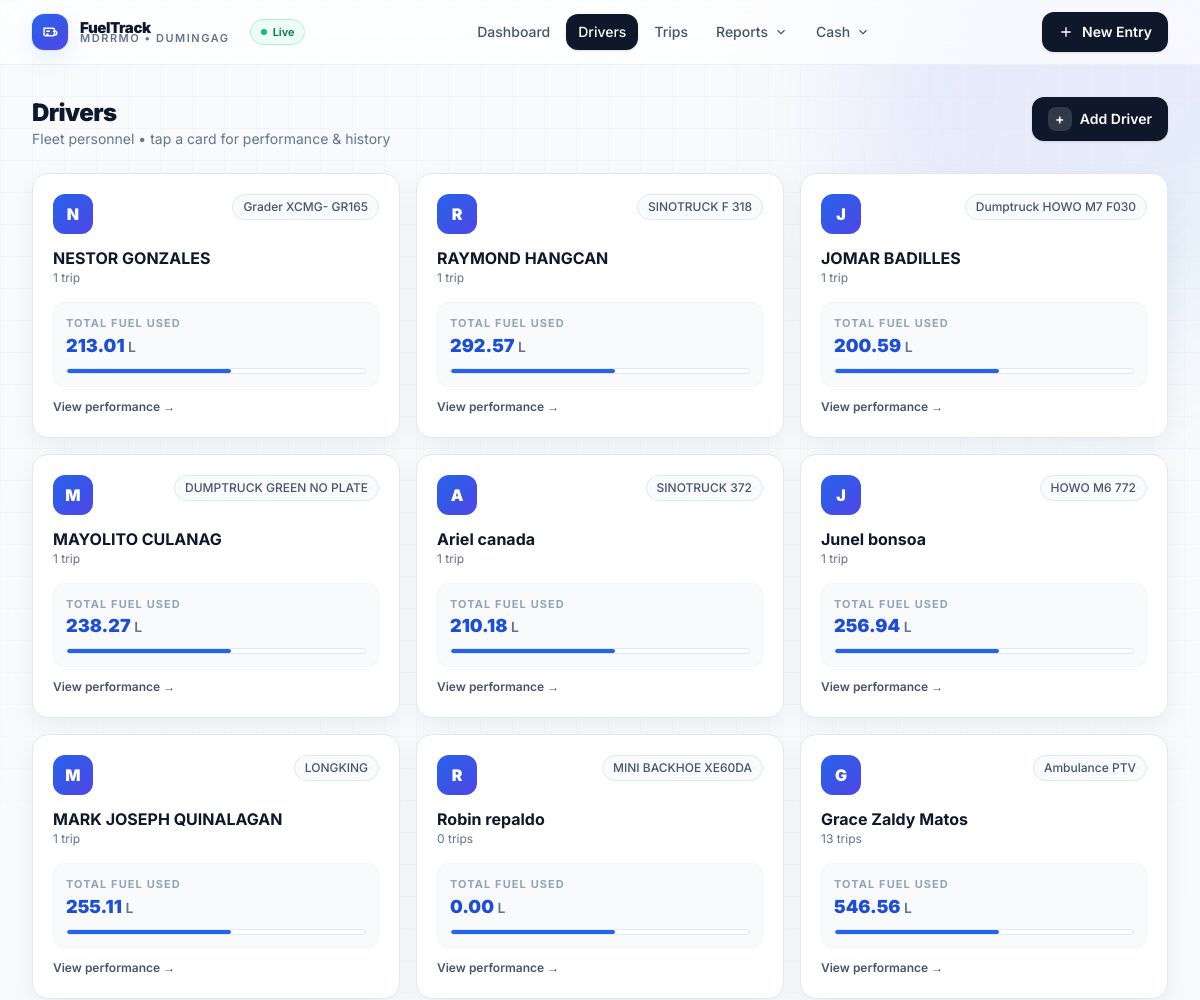
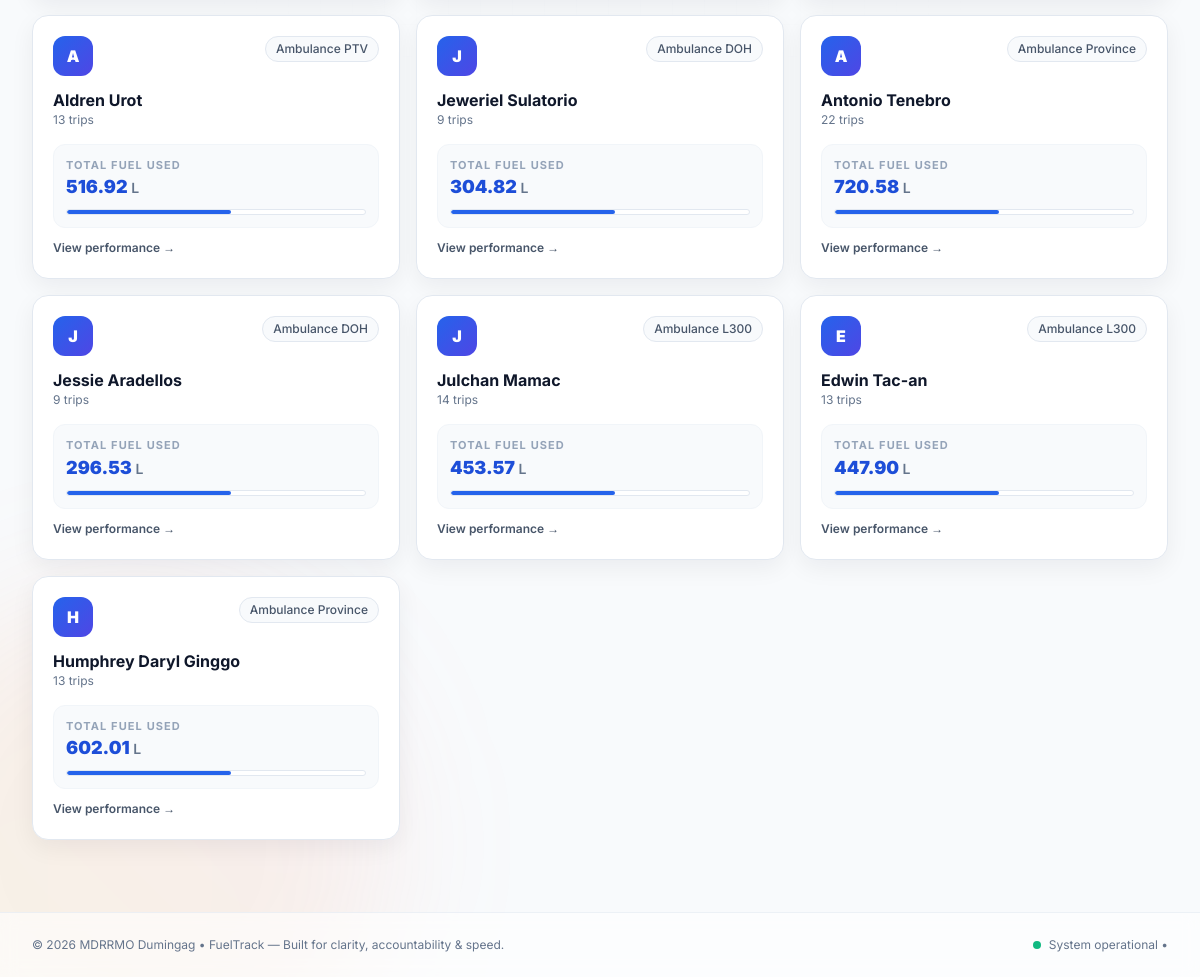
The app's page /drivers/ with its own data (2 pictures, top to bottom).
### fuel/models.py (models this page shows, shortened)
class Driver(models.Model):
    name = models.CharField(max_length=100, unique=True)
    vehicle = models.CharField(max_length=100)
    class Meta:
        verbose_name = "Driver"
        verbose_name_plural = "Drivers"

class FuelConsumption(models.Model):
    reference_number = models.PositiveIntegerField(default=1)
    AMBULANCE_DESTINATION_CHOICES = [
        ('dipolog', 'Dipolog'),
        ('cagayan', 'Cagayan'),
        ('margosatubig', 'Margosatubig'),
        ('pagadian_city', 'Pagadian City'),
        ('ozamiz_city', 'Ozamiz City'),
        ('zamboanga_city', 'Zamboanga City'),
        ('davao_city', 'Davao City'),
        ('ipil', 'Ipil'),
        ('sindangan', 'Sindangan'),
        ('molave_blancia_hospital', 'Molave Blancia Hospital'),  # New destination
    ]
    HEAVY_EQUIPMENT_DESTINATION_CHOICES = [
        ('local', 'Local Area'),
    ]
    MAHAYAG_SPECIAL_CHOICE = [('mahayag', 'Mahayag Medicare')]
    DESTINATION_CHOICES = AMBULANCE_DESTINATION_CHOICES + HEAVY_EQUIPMENT_DESTINATION_CHOICES + MAHAYAG_SPECIAL_CHOICE
    PURPOSE_CHOICES = [
        ('Transport Patient', 'Transport Patient'),
        ('landslide sinonok', 'Landslide Sinonok'),
        ('landslide bag-ong kauswagan', 'Landslide Bag-ong Kauswagan'),
        ('landslide macasing', 'Landslide Macasing'),
        ('mahayag medicare', 'Mahayag Medicare'),
    ]
    driver = models.ForeignKey('Driver', on_delete=models.CASCADE)
    date = models.DateField()
    trip_number = models.PositiveIntegerField(default=1)
    number_of_trips = models.PositiveIntegerField(default=1)
    purpose = models.CharField(max_length=255, choices=PURPOSE_CHOICES, default="Transport Patient")
    destination = models.CharField(max_length=100, choices=DESTINATION_CHOICES, default='local')
    total_liters = models.FloatField()
    cost = models.FloatField()
    vehicle = models.CharField(max_length=100)
    actual_fuel_price = models.FloatField(default=62.00)  # Default to 62.00 for backward compatibility
    departure_time = models.TimeField(null=True, blank=True)
    arrival_time = models.TimeField(null=True, blank=True)
    return_departure_time = models.TimeField(null=True, blank=True)
    return_arrival_time = models.TimeField(null=True, blank=True)
    starting_balance = models.FloatField(null=True, blank=True)  # Starting fuel in tank
    finished_balance = models.FloatField(null=True, blank=True)  # Ending fuel in tank
    consumed_liters = models.FloatField(null=True, blank=True)  # Fuel consumed during trip
    passenger_name = models.CharField(max_length=255, null=True, blank=True)
    or_number = models.CharField(max_length=50, null=True, blank=True)
    MIN_LITERS_PER_TRIP = 17.69
    MAX_LITERS_PER_TRIP = 26.54
    FUEL_PRICE = 62.00 #per liter
    TOTAL_FUEL_ALLOCATION = 5017.135  # 311062.35 / 62.00 = 5017.135 liters
    DESTINATION_BUDGET_MAP = {
        'dipolog': 2500,
        'cagayan': 5000,
        'margosatubig': 2000,
        'pagadian_city': 1000,
        'ozamiz_city': 1500,
        'zamboanga_city': 5000,
        'davao_city': 5000,
        'ipil': 3500,
        'sindangan': 1500,
        'local': 2000,  # Default budget for local trips
        'molave_blancia_hospital': 800,  # New destination budget
    }
    MAHAYAG_BUDGET_UTILIZATION = 900  # Budget available for mahayag special cases (less than ₱1,000)
    HEAVY_EQUIPMENT_FUEL = 400  # Backhoe and Dumptruck consume 400L each
    class Meta:
        unique_together = ('driver', 'date', 'trip_number')

### fuel/views.py (the view)
# urls.py: path('drivers/', views.DriverListView.as_view(), name='driver_list'),
class DriverListView(ListView):
    model = Driver
    template_name = 'fuel/driver_list.html'
    context_object_name = 'drivers'

### fuel/templatetags/custom_filters.py (called while the page is built)
@register.filter
def sum_attr(queryset, attr):
    return sum(getattr(obj, attr, 0) for obj in queryset)

### templates/fuel/driver_list.html (shortened to what this page needs)
{% extends "base.html" %}
{% load custom_filters  humanize %}
{% block content %}
<div class="flex flex-wrap items-start justify-between gap-4">
    <div>
        <h1 class="text-2xl font-black tracking-tight text-slate-900">Drivers</h1>
        <p class="text-sm text-slate-500">Fleet personnel • tap a card for performance & history</p>
    </div>
    <a href="{% url 'driver_new' %}" class="inline-flex items-center gap-2 rounded-xl bg-slate-900 px-4 py-2.5 text-sm font-semibold text-white shadow hover:bg-black">
        <span class="h-6 w-6 rounded-lg bg-white/15 grid place-items-center">+</span> Add Driver
    </a>
</div>
{% if drivers %}
<div class="mt-6 grid grid-cols-1 sm:grid-cols-2 lg:grid-cols-3 gap-4">
    {% for driver in drivers %}
    <a href="{% url 'driver_detail' driver.pk %}" class="group rounded-2xl border border-slate-200 bg-white p-5 shadow-soft hover:shadow-card hover:-translate-y-0.5 transition">
        <div class="flex items-start justify-between gap-3">
            <span class="h-10 w-10 rounded-xl bg-gradient-to-br from-blue-600 to-indigo-600 text-white grid place-items-center font-black">{{ driver.name|slice:":1" }}</span>
            <span class="rounded-full border border-slate-200 bg-slate-50 px-2.5 py-1 text-xs font-medium text-slate-600">{{ driver.vehicle|default:"Fleet" }}</span>
        </div>
        <h3 class="mt-3 text-base font-bold text-slate-900 group-hover:text-blue-700">{{ driver.name }}</h3>
        <p class="text-xs text-slate-500">{{ driver.fuelconsumption_set.count }} trip{{ driver.fuelconsumption_set.count|pluralize }}</p>
        <div class="mt-4 rounded-xl border border-slate-100 bg-slate-50 p-3">
            <p class="text-[11px] font-bold tracking-widest text-slate-400 uppercase">Total Fuel Used</p>
            <p class="text-lg font-black text-blue-700">{{ driver.fuelconsumption_set.all|sum_attr:'total_liters'|floatformat:2|intcomma }}<span class="text-sm font-semibold text-slate-500"> L</span></p>
            <div class="mt-2 h-1.5 rounded-full bg-white border border-slate-200 overflow-hidden"><div class="h-full rounded-full bg-blue-600 w-[55%] group-hover:w-[68%] transition-all"></div></div>
        </div>
        <span class="mt-3 inline-flex text-xs font-semibold text-slate-600 group-hover:text-slate-900">View performance →</span>
    </a>
    {% endfor %}
</div>
{% endif %}
{% endblock %}

### templates/base.html (style rules this page uses)
* { -webkit-font-smoothing: antialiased; -moz-osx-font-smoothing: grayscale; }
body { font-family: Inter, ui-sans-serif, system-ui; }

### records on screen
Driver: name "N", vehicle "Grader XCMG- GR165", name "NESTOR GONZALES", fuelconsumption_set.count "1", fuelconsumption_set.all|sum_attr "213.01"
Driver: name "R", vehicle "SINOTRUCK F 318", name "RAYMOND HANGCAN", fuelconsumption_set.count "1", fuelconsumption_set.all|sum_attr "292.57"
Driver: name "J", vehicle "Dumptruck HOWO M7 F030", name "JOMAR BADILLES", fuelconsumption_set.count "1", fuelconsumption_set.all|sum_attr "200.59"
Driver: name "M", vehicle "DUMPTRUCK GREEN NO PLATE", name "MAYOLITO CULANAG", fuelconsumption_set.count "1", fuelconsumption_set.all|sum_attr "238.27"
Driver: name "A", vehicle "SINOTRUCK 372", name "Ariel canada", fuelconsumption_set.count "1", fuelconsumption_set.all|sum_attr "210.18"
Driver: name "J", vehicle "HOWO M6 772", name "Junel bonsoa", fuelconsumption_set.count "1", fuelconsumption_set.all|sum_attr "256.94"
Driver: name "M", vehicle "LONGKING", name "MARK JOSEPH QUINALAGAN", fuelconsumption_set.count "1", fuelconsumption_set.all|sum_attr "255.11"
Driver: name "R", vehicle "MINI BACKHOE XE60DA", name "Robin repaldo", fuelconsumption_set.count "0", fuelconsumption_set.all|sum_attr "0.00"
Driver: name "G", vehicle "Ambulance PTV", name "Grace Zaldy Matos", fuelconsumption_set.count "13", fuelconsumption_set.all|sum_attr "546.56"
Driver: name "A", vehicle "Ambulance PTV", name "Aldren Urot", fuelconsumption_set.count "13", fuelconsumption_set.all|sum_attr "516.92"
Driver: name "J", vehicle "Ambulance DOH", name "Jeweriel Sulatorio", fuelconsumption_set.count "9", fuelconsumption_set.all|sum_attr "304.82"
Driver: name "A", vehicle "Ambulance Province", name "Antonio Tenebro", fuelconsumption_set.count "22", fuelconsumption_set.all|sum_attr "720.58"
Driver: name "J", vehicle "Ambulance DOH", name "Jessie Aradellos", fuelconsumption_set.count "9", fuelconsumption_set.all|sum_attr "296.53"
Driver: name "J", vehicle "Ambulance L300", name "Julchan Mamac", fuelconsumption_set.count "14", fuelconsumption_set.all|sum_attr "453.57"
Driver: name "E", vehicle "Ambulance L300", name "Edwin Tac-an", fuelconsumption_set.count "13", fuelconsumption_set.all|sum_attr "447.90"
Driver: name "H", vehicle "Ambulance Province", name "Humphrey Daryl Ginggo", fuelconsumption_set.count "13", fuelconsumption_set.all|sum_attr "602.01"
